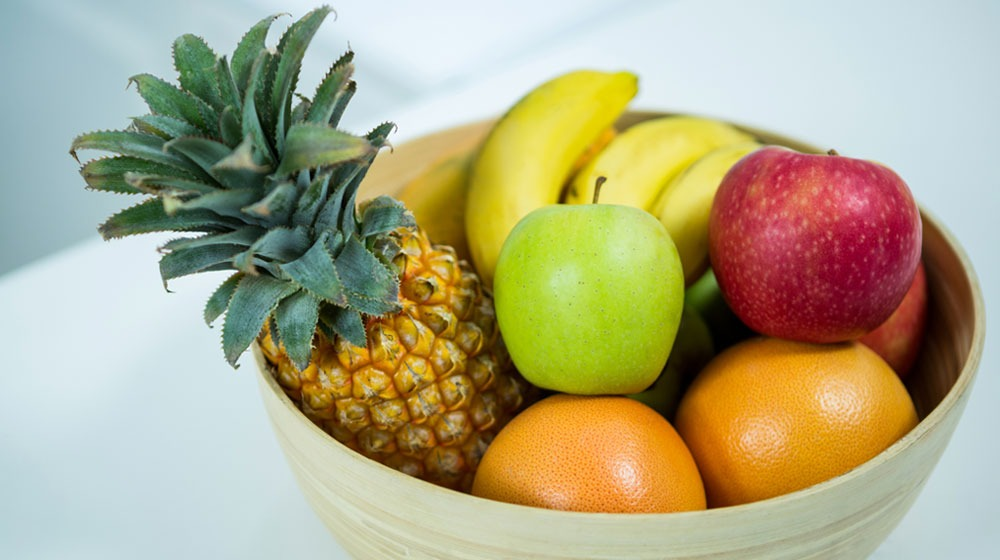
#> input picture 4/frutas.jpg, 1000 x 560 px, given in place of the camera
$ python ejm11.py
#> lines starting #> are read from the running program, lines starting #| are printed output that depends on the picture; after the words box and inside, x2 and y2 are one past the last pixel; in counts of white or black regions, pixels touching at a corner belong together
import cv2
import numpy as np


def nothing(x):
    pass


cv2.createTrackbar("Hmin", "PDI41", 0, 255, nothing)
cv2.createTrackbar("Hmax", "PDI41", 0, 255, nothing)
cv2.createTrackbar("Smin", "PDI41", 0, 255, nothing)
cv2.createTrackbar("Smax", "PDI41", 0, 255, nothing)
cv2.createTrackbar("Vmin", "PDI41", 0, 255, nothing)
cv2.createTrackbar("Vmax", "PDI41", 0, 255, nothing)

cap = cv2.VideoCapture(0)
cap.set(cv2.CAP_PROP_FRAME_WIDTH, 640)
cap.set(cv2.CAP_PROP_FRAME_HEIGHT, 480)

while True:
    ret, frame = cap.read()
#> frame is the input picture: shape (560, 1000, 3); mean B, G, R 133.4, 168.5, 174
    cv2.imshow("video", frame)

    hsv = cv2.cvtColor(frame, cv2.COLOR_BGR2HSV)
#> hsv: shape (560, 1000, 3); mean H, S, V 65.2, 103.2, 189.4
    hmin = cv2.getTrackbarPos("Hmin", "PDI41")
    hmax = cv2.getTrackbarPos("Hmax", "PDI41")
    smin = cv2.getTrackbarPos("Smin", "PDI41")
    smax = cv2.getTrackbarPos("Smax", "PDI41")
    vmin = cv2.getTrackbarPos("Vmin", "PDI41")
    vmax = cv2.getTrackbarPos("Vmax", "PDI41")

    lower = np.array([hmin, smin, vmin])
    upper = np.array([hmax, smax, vmax])

    lower = np.array([17, 174, 146])
    upper = np.array([24, 233, 209])

    mask = cv2.inRange(hsv, lower, upper)
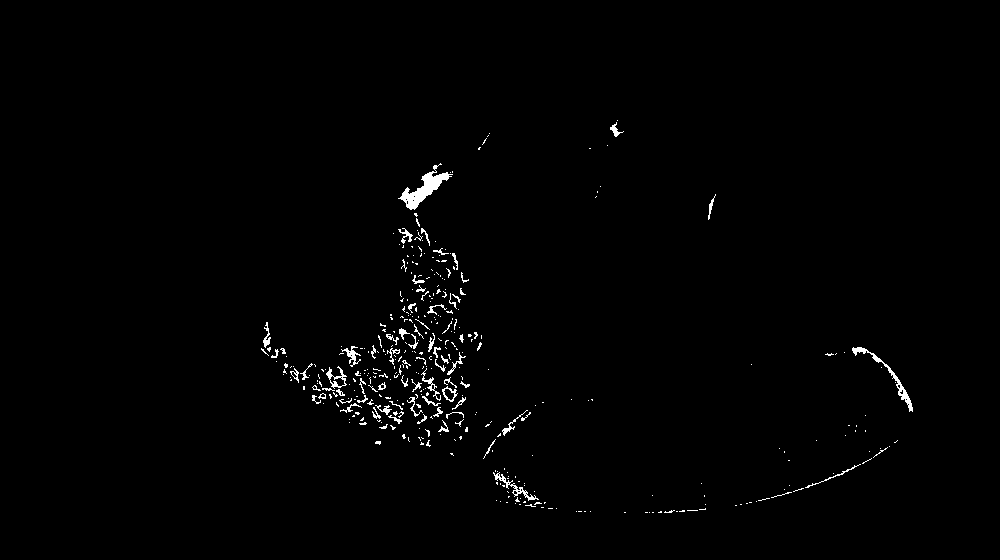
#> mask: shape (560, 1000); 1% white in thin lines or dots, all inside (x1, y1, x2, y2) = (261, 120, 913, 513)
    cv2.imshow("mask", mask)

    # [6 lines of commented-out code are left out]

    x, y, w, h = cv2.boundingRect(mask)
#> x = 261; y = 120; w = 652; h = 393
    cv2.rectangle(frame, (x, y), (x + w, y + h), (255, 0, 0), 2)
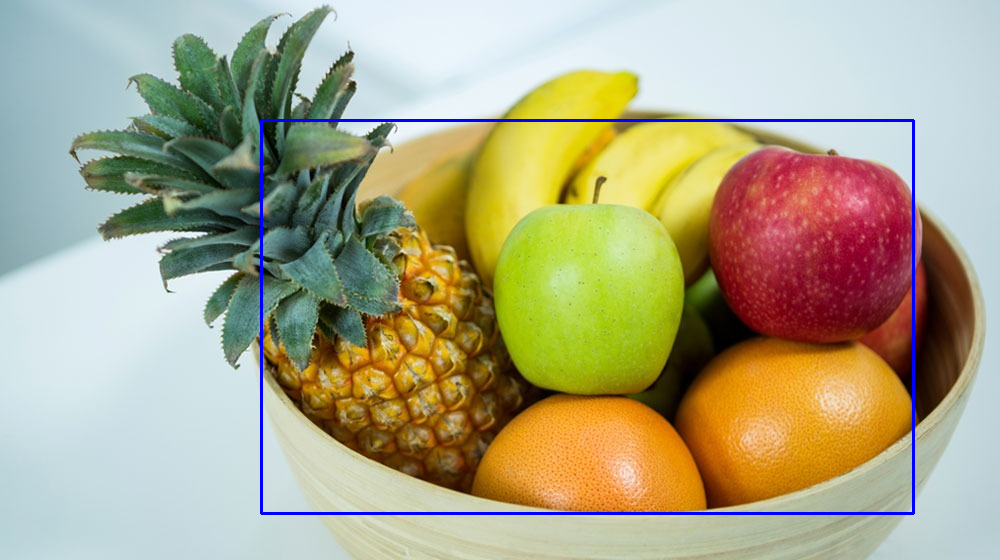
#> frame: shape (560, 1000, 3); 1.12% of pixels changed, all inside (x1, y1, x2, y2) = (260, 119, 915, 515)
    cv2.imshow("processed", frame)

    res = cv2.bitwise_and(frame, frame, mask=mask)
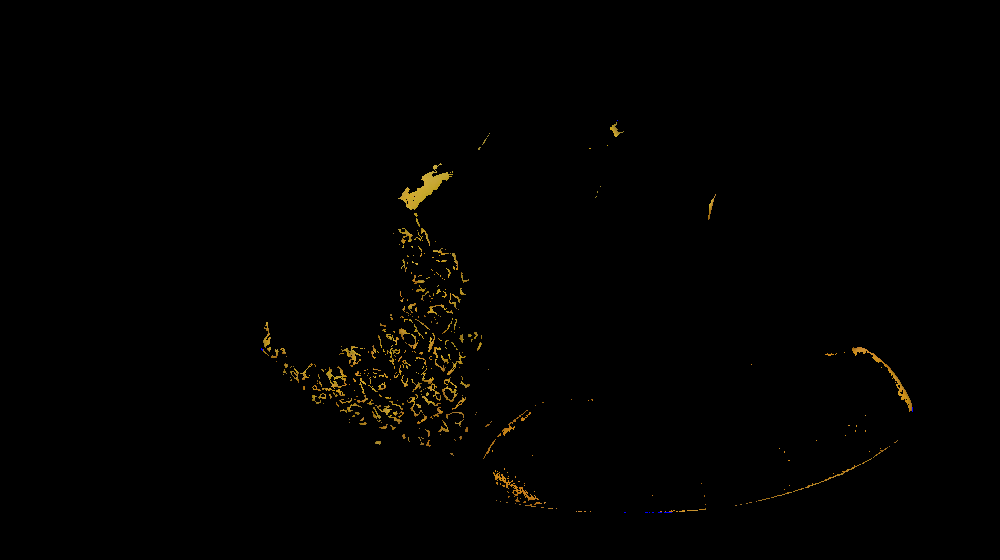
#> res: shape (560, 1000, 3); mean B, G, R 0.4, 1.4, 1.9
    cv2.imshow("object", res)

    k = cv2.waitKey(1) & 0xFF
#> (key Esc is pressed here)
    if k == 27:
        break

cv2.destroyAllWindows()
